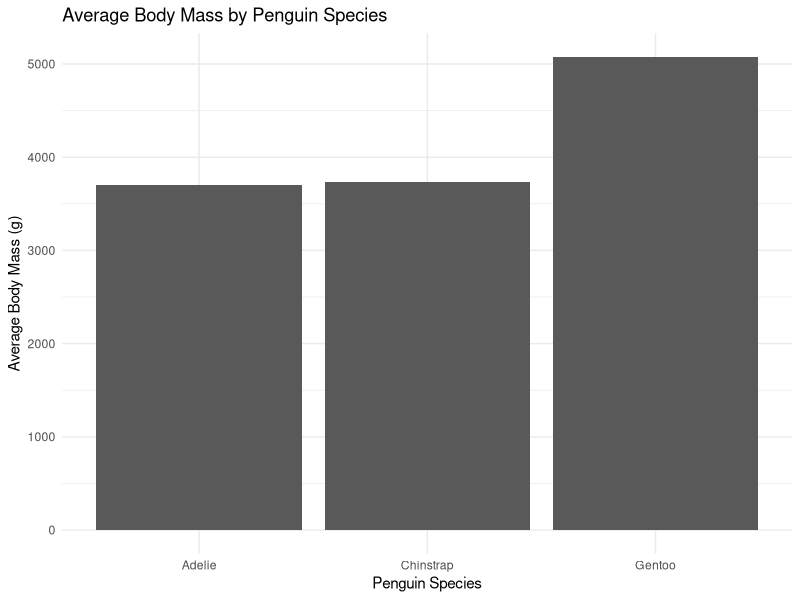

This figure's R source:
## ---- chunk 1
#| message: false
#| warning: false

library(palmerpenguins)
library(tidyverse)

penguins
## ---- chunk 2
#| warning: false

unique_species <- unique(penguins['species'])

unique_species
## ---- chunk 3
#| warning: false

body_mass <- unique(penguins['body_mass_g'])


body_mass
## ---- chunk 4
penguins_clean <- penguins |>
  drop_na(species, body_mass_g)

penguins_clean
## ---- chunk 5
mass_per_species <- penguins_clean |>
  group_by(species) |>
  summarize(
    mean_body_mass = mean(body_mass_g)
  )

mass_per_species
## ---- chunk 6
ggplot(mass_per_species, aes(x = species, y = mean_body_mass)) +
  geom_col() +
  labs(
    title = "Average Body Mass by Penguin Species",
    x = "Penguin Species",
    y = "Average Body Mass (g)"
  ) +
  theme_minimal()
